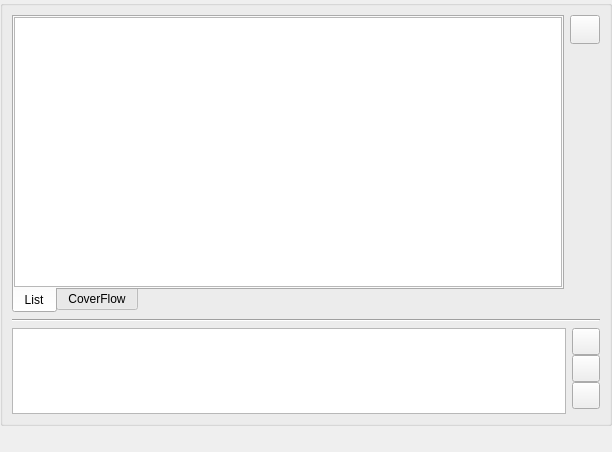
<?xml version="1.0" encoding="UTF-8"?>
<ui version="4.0">
 <class>PartitionWidget</class>
 <widget class="QWidget" name="PartitionWidget">
  <property name="geometry">
   <rect>
    <x>0</x>
    <y>0</y>
    <width>612</width>
    <height>452</height>
   </rect>
  </property>
  <layout class="QVBoxLayout" name="verticalLayout_3">
   <property name="margin">
    <number>0</number>
   </property>
   <item>
    <widget class="QSplitter" name="sViews">
     <property name="orientation">
      <enum>Qt::Vertical</enum>
     </property>
     <property name="childrenCollapsible">
      <bool>false</bool>
     </property>
     <widget class="QGroupBox" name="fWBFS">
      <layout class="QVBoxLayout" name="verticalLayout_7">
       <item>
        <layout class="QHBoxLayout" name="horizontalLayout">
         <property name="margin">
          <number>0</number>
         </property>
         <item>
          <widget class="QTabWidget" name="tabWidget">
           <property name="tabPosition">
            <enum>QTabWidget::South</enum>
           </property>
           <property name="currentIndex">
            <number>0</number>
           </property>
           <widget class="QWidget" name="wList">
            <attribute name="title">
             <string>List</string>
            </attribute>
            <layout class="QVBoxLayout" name="verticalLayout_4">
             <property name="spacing">
              <number>0</number>
             </property>
             <property name="margin">
              <number>0</number>
             </property>
             <item>
              <widget class="ListView" name="lvDiscs">
               <property name="editTriggers">
                <set>QAbstractItemView::NoEditTriggers</set>
               </property>
               <property name="showDropIndicator" stdset="0">
                <bool>false</bool>
               </property>
               <property name="dragEnabled">
                <bool>true</bool>
               </property>
               <property name="selectionMode">
                <enum>QAbstractItemView::ExtendedSelection</enum>
               </property>
               <property name="verticalScrollMode">
                <enum>QAbstractItemView::ScrollPerPixel</enum>
               </property>
               <property name="horizontalScrollMode">
                <enum>QAbstractItemView::ScrollPerPixel</enum>
               </property>
               <property name="uniformItemSizes">
                <bool>true</bool>
               </property>
              </widget>
             </item>
            </layout>
           </widget>
           <widget class="QWidget" name="wCoverFlow">
            <attribute name="title">
             <string>CoverFlow</string>
            </attribute>
            <layout class="QVBoxLayout" name="verticalLayout_6">
             <property name="spacing">
              <number>0</number>
             </property>
             <property name="margin">
              <number>0</number>
             </property>
             <item>
              <widget class="QFrame" name="frame">
               <property name="frameShape">
                <enum>QFrame::StyledPanel</enum>
               </property>
               <property name="frameShadow">
                <enum>QFrame::Raised</enum>
               </property>
               <layout class="QVBoxLayout" name="verticalLayout_5">
                <property name="spacing">
                 <number>0</number>
                </property>
                <property name="margin">
                 <number>0</number>
                </property>
                <item>
                 <widget class="QWidget" name="cfvDiscs" native="true"/>
                </item>
               </layout>
              </widget>
             </item>
            </layout>
           </widget>
          </widget>
         </item>
         <item>
          <layout class="QVBoxLayout" name="verticalLayout_2">
           <property name="spacing">
            <number>0</number>
           </property>
           <property name="margin">
            <number>0</number>
           </property>
           <item>
            <widget class="QToolButton" name="tbMenu">
             <property name="iconSize">
              <size>
               <width>22</width>
               <height>22</height>
              </size>
             </property>
            </widget>
           </item>
           <item>
            <spacer name="verticalSpacer">
             <property name="orientation">
              <enum>Qt::Vertical</enum>
             </property>
             <property name="sizeHint" stdset="0">
              <size>
               <width>8</width>
               <height>0</height>
              </size>
             </property>
            </spacer>
           </item>
          </layout>
         </item>
        </layout>
       </item>
       <item>
        <widget class="Line" name="line">
         <property name="orientation">
          <enum>Qt::Horizontal</enum>
         </property>
        </widget>
       </item>
       <item>
        <widget class="QWidget" name="wImport" native="true">
         <property name="maximumSize">
          <size>
           <width>16777215</width>
           <height>86</height>
          </size>
         </property>
         <layout class="QHBoxLayout" name="horizontalLayout_2">
          <property name="margin">
           <number>0</number>
          </property>
          <item>
           <widget class="ListView" name="lvImport">
            <property name="editTriggers">
             <set>QAbstractItemView::NoEditTriggers</set>
            </property>
            <property name="showDropIndicator" stdset="0">
             <bool>false</bool>
            </property>
            <property name="selectionMode">
             <enum>QAbstractItemView::ExtendedSelection</enum>
            </property>
            <property name="verticalScrollMode">
             <enum>QAbstractItemView::ScrollPerPixel</enum>
            </property>
            <property name="horizontalScrollMode">
             <enum>QAbstractItemView::ScrollPerPixel</enum>
            </property>
            <property name="uniformItemSizes">
             <bool>true</bool>
            </property>
           </widget>
          </item>
          <item>
           <layout class="QVBoxLayout" name="verticalLayout">
            <property name="spacing">
             <number>0</number>
            </property>
            <property name="margin">
             <number>0</number>
            </property>
            <item>
             <widget class="QToolButton" name="tbImportClear">
              <property name="iconSize">
               <size>
                <width>20</width>
                <height>20</height>
               </size>
              </property>
             </widget>
            </item>
            <item>
             <widget class="QToolButton" name="tbImportRemove">
              <property name="iconSize">
               <size>
                <width>20</width>
                <height>20</height>
               </size>
              </property>
             </widget>
            </item>
            <item>
             <widget class="QToolButton" name="tbImportTransfert">
              <property name="iconSize">
               <size>
                <width>20</width>
                <height>20</height>
               </size>
              </property>
             </widget>
            </item>
            <item>
             <spacer name="verticalSpacer_2">
              <property name="orientation">
               <enum>Qt::Vertical</enum>
              </property>
              <property name="sizeHint" stdset="0">
               <size>
                <width>8</width>
                <height>0</height>
               </size>
              </property>
             </spacer>
            </item>
           </layout>
          </item>
         </layout>
        </widget>
       </item>
      </layout>
     </widget>
    </widget>
   </item>
   <item>
    <widget class="Gauge" name="gStatus" native="true"/>
   </item>
   <item>
    <widget class="QLabel" name="lInformations">
     <property name="alignment">
      <set>Qt::AlignRight|Qt::AlignTrailing|Qt::AlignVCenter</set>
     </property>
    </widget>
   </item>
  </layout>
  <action name="aFormat">
   <property name="icon">
    <iconset theme="tools-media-optical-format">
     <normaloff/>
    </iconset>
   </property>
   <property name="text">
    <string>Format</string>
   </property>
   <property name="toolTip">
    <string>Format the current partition</string>
   </property>
  </action>
  <action name="aRemove">
   <property name="icon">
    <iconset theme="archive-remove">
     <normaloff/>
    </iconset>
   </property>
   <property name="text">
    <string>Remove</string>
   </property>
   <property name="toolTip">
    <string>Remove selected items</string>
   </property>
  </action>
  <action name="aRename">
   <property name="icon">
    <iconset theme="edit-rename">
     <normaloff/>
    </iconset>
   </property>
   <property name="text">
    <string>Rename</string>
   </property>
   <property name="toolTip">
    <string>Rename the selected item</string>
   </property>
  </action>
  <action name="aImportClear">
   <property name="icon">
    <iconset theme="edit-clear-list">
     <normaloff/>
    </iconset>
   </property>
   <property name="text">
    <string>Clear</string>
   </property>
   <property name="toolTip">
    <string>Remove all items</string>
   </property>
  </action>
  <action name="aImportRemove">
   <property name="icon">
    <iconset theme="archive-remove">
     <normaloff/>
    </iconset>
   </property>
   <property name="text">
    <string>Remove</string>
   </property>
   <property name="toolTip">
    <string>Remove the selected items</string>
   </property>
  </action>
  <action name="aImportTransfert">
   <property name="icon">
    <iconset theme="document-import">
     <normaloff/>
    </iconset>
   </property>
   <property name="text">
    <string>Transfert</string>
   </property>
   <property name="toolTip">
    <string>Transfert the items</string>
   </property>
  </action>
  <action name="aMount">
   <property name="icon">
    <iconset theme="emblem-mounted">
     <normaloff/>
    </iconset>
   </property>
   <property name="text">
    <string>Mount</string>
   </property>
   <property name="toolTip">
    <string>Mount a device</string>
   </property>
  </action>
 </widget>
 <customwidgets>
  <customwidget>
   <class>ListView</class>
   <extends>QListView</extends>
   <header>widgets/ListView.h</header>
  </customwidget>
  <customwidget>
   <class>Gauge</class>
   <extends>QWidget</extends>
   <header>Gauge.h</header>
   <container>1</container>
  </customwidget>
 </customwidgets>
 <resources>
  <include location="../../resources/resources.qrc"/>
 </resources>
 <connections/>
</ui>
